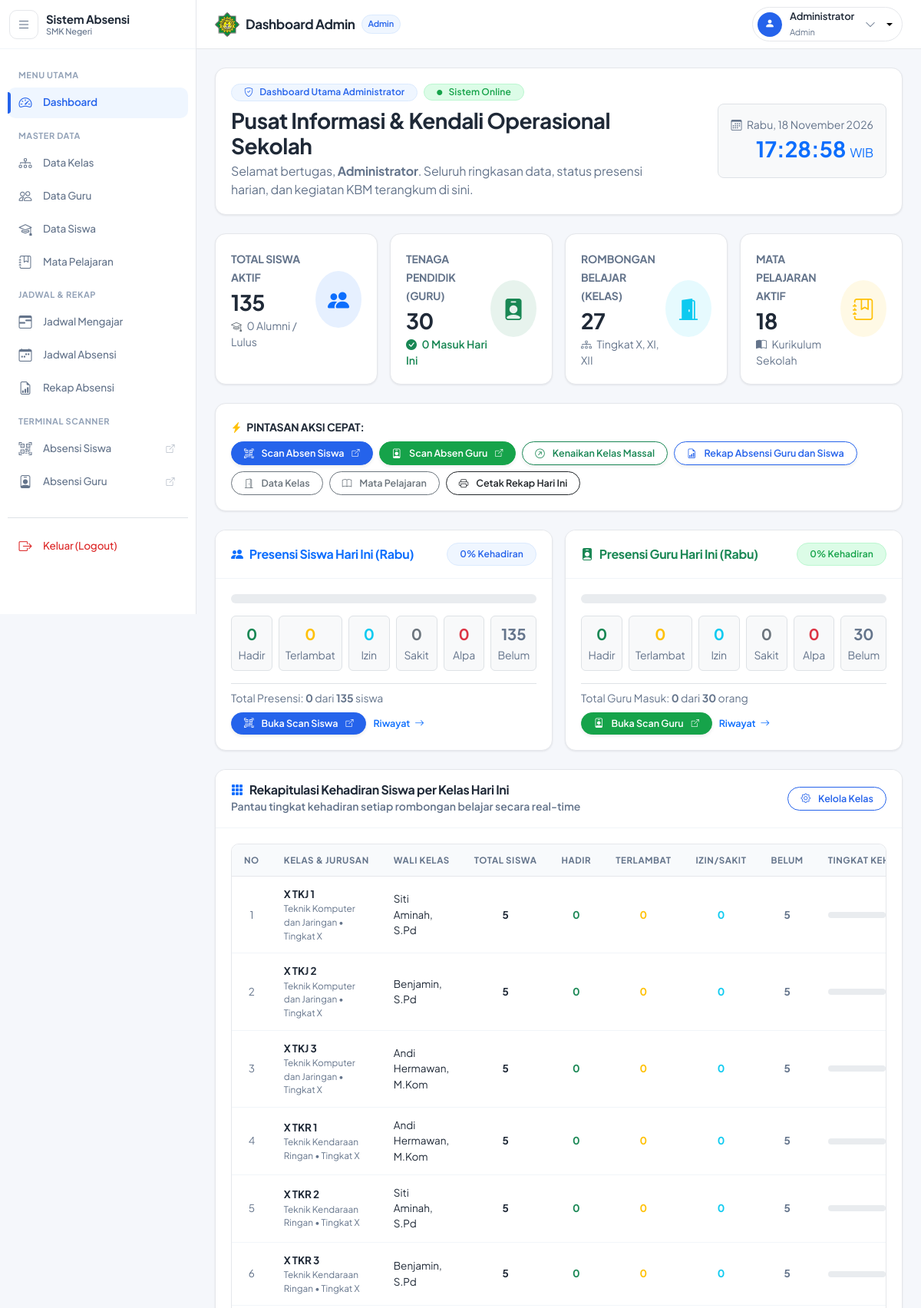
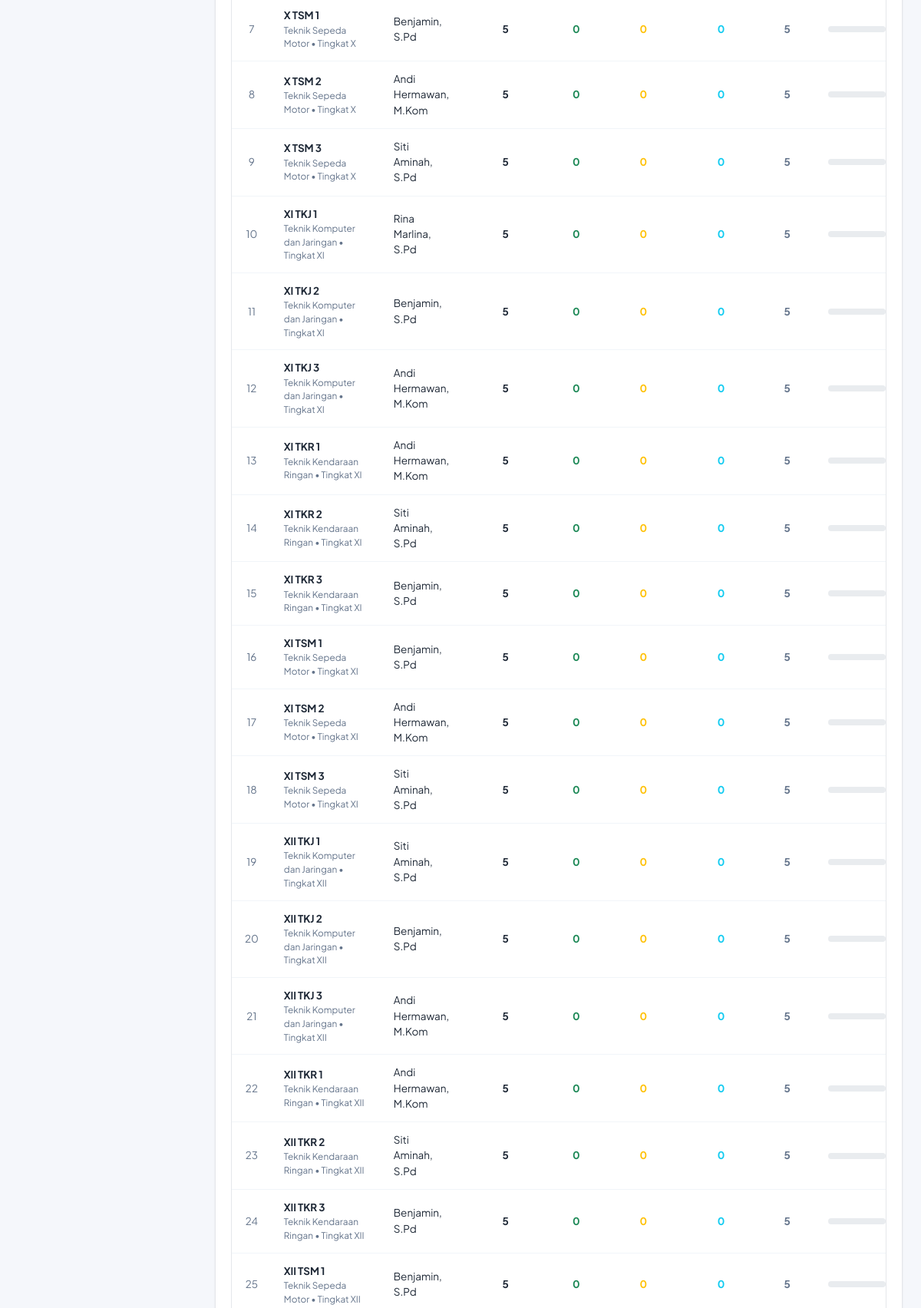
The app's page /public/snapshot_helper.php (upper part) with its own data (2 pictures, top to bottom).
### tables this page shows
CREATE TABLE `kelas` (
  `id` int(11) NOT NULL AUTO_INCREMENT,
  `nama_kelas` varchar(50) NOT NULL,
  `jurusan` varchar(100) DEFAULT NULL,
  `tingkat` varchar(10) DEFAULT NULL,
  `wali_kelas_id` int(11) DEFAULT NULL,
  `created_at` timestamp NOT NULL DEFAULT current_timestamp(),
  `updated_at` timestamp NOT NULL DEFAULT current_timestamp() ON UPDATE current_timestamp(),
  PRIMARY KEY (`id`),
  KEY `wali_kelas_id` (`wali_kelas_id`),
  CONSTRAINT `fk_kelas_wali` FOREIGN KEY (`wali_kelas_id`) REFERENCES `guru` (`id`) ON DELETE SET NULL
);

CREATE TABLE `guru` (
  `id` int(11) NOT NULL AUTO_INCREMENT,
  `user_id` int(11) NOT NULL,
  `nip` varchar(20) DEFAULT NULL,
  `nama` varchar(100) NOT NULL,
  `mata_pelajaran` varchar(100) DEFAULT NULL,
  `barcode` varchar(100) DEFAULT NULL,
  `no_hp` varchar(20) DEFAULT NULL,
  `foto` varchar(255) DEFAULT NULL,
  `status` enum('active','inactive') DEFAULT 'active',
  `created_at` timestamp NOT NULL DEFAULT current_timestamp(),
  `updated_at` timestamp NOT NULL DEFAULT current_timestamp() ON UPDATE current_timestamp(),
  PRIMARY KEY (`id`),
  UNIQUE KEY `nip` (`nip`),
  UNIQUE KEY `barcode` (`barcode`),
  KEY `user_id` (`user_id`),
  CONSTRAINT `fk_guru_user` FOREIGN KEY (`user_id`) REFERENCES `users` (`id`) ON DELETE CASCADE
);

### app/views/admin/dashboard.php (the view, shortened to what the rows shown need)
<div class="card border-0 shadow-sm mb-4 rounded-3">
    <div class="card-body p-0">
        <div class="table-responsive">
            <table class="table table-hover align-middle mb-0">
                <thead class="table-light">
                    <tr>
                        <th width="4%" class="text-center">No</th>
                        <th>Kelas & Jurusan</th>
                        <th>Wali Kelas</th>
                        <th class="text-center" width="10%">Total Siswa</th>
                        <th class="text-center" width="8%">Hadir</th>
                        <th class="text-center" width="8%">Terlambat</th>
                        <th class="text-center" width="8%">Izin/Sakit</th>
                        <th class="text-center" width="8%">Belum</th>
                        <th width="18%">Tingkat Kehadiran</th>
                    </tr>
                </thead>
                <tbody>
                    <?php $no = 1; foreach ($data['rekap_kelas'] as $rk) : ?>
                    <tr>
                        <td class="text-center text-muted"><?= $no++ ?></td>
                        <td>
                            <span class="fw-bold text-dark"><?= htmlspecialchars($rk['nama_kelas']) ?></span>
                            <div class="small text-muted"><?= htmlspecialchars($rk['jurusan'] ?? '-') ?> &bull; Tingkat <?= htmlspecialchars($rk['tingkat']) ?></div>
                        </td>
                        <td><?= htmlspecialchars($rk['nama_wali'] ?? 'Belum ditentukan') ?></td>
                        <td class="text-center fw-bold"><?= (int)$rk['total_siswa'] ?></td>
                        <td class="text-center text-success fw-bold"><?= (int)$rk['hadir'] ?></td>
                        <td class="text-center text-warning fw-bold"><?= (int)$rk['terlambat'] ?></td>
                        <td class="text-center text-info fw-bold"><?= (int)$rk['izin'] + (int)$rk['sakit'] ?></td>
                        <td class="text-center text-muted fw-bold"><?= (int)$rk['belum_absen'] ?></td>
                        <td>
                            <div class="d-flex align-items-center gap-2">
                                <div class="progress flex-grow-1" style="height: 8px;">
                                </div>
                            </div>
                        </td>
                    </tr>
                    <?php endforeach; ?>
                </tbody>
            </table>
        </div>
    </div>
</div>

### records on screen
kelas: nama_kelas "X TKJ 1", jurusan "Teknik Komputer dan Jaringan", tingkat "X", wali_kelas.nama "Siti Aminah, S.Pd", total_siswa "5", hadir "0", terlambat "0", sakit "0", belum_absen "5"
kelas: nama_kelas "X TKJ 2", jurusan "Teknik Komputer dan Jaringan", tingkat "X", wali_kelas.nama "Benjamin, S.Pd", total_siswa "5", hadir "0", terlambat "0", sakit "0", belum_absen "5"
kelas: nama_kelas "X TKJ 3", jurusan "Teknik Komputer dan Jaringan", tingkat "X", wali_kelas.nama "Andi Hermawan, M.Kom", total_siswa "5", hadir "0", terlambat "0", sakit "0", belum_absen "5"
kelas: nama_kelas "X TKR 1", jurusan "Teknik Kendaraan Ringan", tingkat "X", wali_kelas.nama "Andi Hermawan, M.Kom", total_siswa "5", hadir "0", terlambat "0", sakit "0", belum_absen "5"
kelas: nama_kelas "X TKR 2", jurusan "Teknik Kendaraan Ringan", tingkat "X", wali_kelas.nama "Siti Aminah, S.Pd", total_siswa "5", hadir "0", terlambat "0", sakit "0", belum_absen "5"
kelas: nama_kelas "X TKR 3", jurusan "Teknik Kendaraan Ringan", tingkat "X", wali_kelas.nama "Benjamin, S.Pd", total_siswa "5", hadir "0", terlambat "0", sakit "0", belum_absen "5"
kelas: nama_kelas "X TSM 1", jurusan "Teknik Sepeda Motor", tingkat "X", wali_kelas.nama "Benjamin, S.Pd", total_siswa "5", hadir "0", terlambat "0", sakit "0", belum_absen "5"
kelas: nama_kelas "X TSM 2", jurusan "Teknik Sepeda Motor", tingkat "X", wali_kelas.nama "Andi Hermawan, M.Kom", total_siswa "5", hadir "0", terlambat "0", sakit "0", belum_absen "5"
kelas: nama_kelas "X TSM 3", jurusan "Teknik Sepeda Motor", tingkat "X", wali_kelas.nama "Siti Aminah, S.Pd", total_siswa "5", hadir "0", terlambat "0", sakit "0", belum_absen "5"
kelas: nama_kelas "XI TKJ 1", jurusan "Teknik Komputer dan Jaringan", tingkat "XI", wali_kelas.nama "Rina Marlina, S.Pd", total_siswa "5", hadir "0", terlambat "0", sakit "0", belum_absen "5"
kelas: nama_kelas "XI TKJ 2", jurusan "Teknik Komputer dan Jaringan", tingkat "XI", wali_kelas.nama "Benjamin, S.Pd", total_siswa "5", hadir "0", terlambat "0", sakit "0", belum_absen "5"
kelas: nama_kelas "XI TKJ 3", jurusan "Teknik Komputer dan Jaringan", tingkat "XI", wali_kelas.nama "Andi Hermawan, M.Kom", total_siswa "5", hadir "0", terlambat "0", sakit "0", belum_absen "5"
kelas: nama_kelas "XI TKR 1", jurusan "Teknik Kendaraan Ringan", tingkat "XI", wali_kelas.nama "Andi Hermawan, M.Kom", total_siswa "5", hadir "0", terlambat "0", sakit "0", belum_absen "5"
kelas: nama_kelas "XI TKR 2", jurusan "Teknik Kendaraan Ringan", tingkat "XI", wali_kelas.nama "Siti Aminah, S.Pd", total_siswa "5", hadir "0", terlambat "0", sakit "0", belum_absen "5"
kelas: nama_kelas "XI TKR 3", jurusan "Teknik Kendaraan Ringan", tingkat "XI", wali_kelas.nama "Benjamin, S.Pd", total_siswa "5", hadir "0", terlambat "0", sakit "0", belum_absen "5"
kelas: nama_kelas "XI TSM 1", jurusan "Teknik Sepeda Motor", tingkat "XI", wali_kelas.nama "Benjamin, S.Pd", total_siswa "5", hadir "0", terlambat "0", sakit "0", belum_absen "5"
kelas: nama_kelas "XI TSM 2", jurusan "Teknik Sepeda Motor", tingkat "XI", wali_kelas.nama "Andi Hermawan, M.Kom", total_siswa "5", hadir "0", terlambat "0", sakit "0", belum_absen "5"
kelas: nama_kelas "XI TSM 3", jurusan "Teknik Sepeda Motor", tingkat "XI", wali_kelas.nama "Siti Aminah, S.Pd", total_siswa "5", hadir "0", terlambat "0", sakit "0", belum_absen "5"
kelas: nama_kelas "XII TKJ 1", jurusan "Teknik Komputer dan Jaringan", tingkat "XII", wali_kelas.nama "Siti Aminah, S.Pd", total_siswa "5", hadir "0", terlambat "0", sakit "0", belum_absen "5"
kelas: nama_kelas "XII TKJ 2", jurusan "Teknik Komputer dan Jaringan", tingkat "XII", wali_kelas.nama "Benjamin, S.Pd", total_siswa "5", hadir "0", terlambat "0", sakit "0", belum_absen "5"
kelas: nama_kelas "XII TKJ 3", jurusan "Teknik Komputer dan Jaringan", tingkat "XII", wali_kelas.nama "Andi Hermawan, M.Kom", total_siswa "5", hadir "0", terlambat "0", sakit "0", belum_absen "5"
kelas: nama_kelas "XII TKR 1", jurusan "Teknik Kendaraan Ringan", tingkat "XII", wali_kelas.nama "Andi Hermawan, M.Kom", total_siswa "5", hadir "0", terlambat "0", sakit "0", belum_absen "5"
kelas: nama_kelas "XII TKR 2", jurusan "Teknik Kendaraan Ringan", tingkat "XII", wali_kelas.nama "Siti Aminah, S.Pd", total_siswa "5", hadir "0", terlambat "0", sakit "0", belum_absen "5"
kelas: nama_kelas "XII TKR 3", jurusan "Teknik Kendaraan Ringan", tingkat "XII", wali_kelas.nama "Benjamin, S.Pd", total_siswa "5", hadir "0", terlambat "0", sakit "0", belum_absen "5"
kelas: nama_kelas "XII TSM 1", jurusan "Teknik Sepeda Motor", tingkat "XII", wali_kelas.nama "Benjamin, S.Pd", total_siswa "5", hadir "0", terlambat "0", sakit "0", belum_absen "5"

### other values on screen
$data['judul'] "Dashboard Admin"
str_replace('_', ' ', $_SESSION['role'] ?? 'user') "Admin"
$_SESSION['nama'] "Administrator"
str_replace('_', ' ', $_SESSION['role']) "Admin"
$adminNama "Administrator"
$data['stats']['total_siswa'] "135"
$data['stats']['total_siswa_alumni'] "0"
$data['stats']['total_guru'] "30"
$data['stats']['guru_masuk_total'] "0"
$data['stats']['total_kelas'] "27"
$data['stats']['total_mapel'] "18"
$data['stats']['siswa_persentase'] "0"
$data['stats']['siswa_hadir_hari_ini'] "0"
$data['stats']['siswa_terlambat_hari_ini'] "0"
$data['stats']['siswa_izin_hari_ini'] "0"
